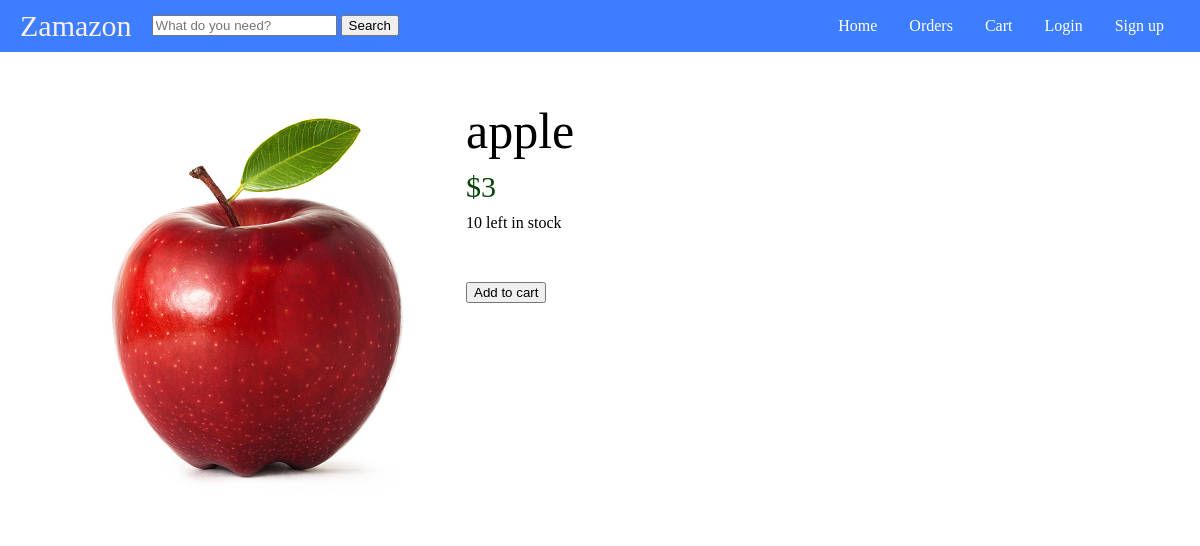
/product?id=2134, run on an earlier commit of the app's database.
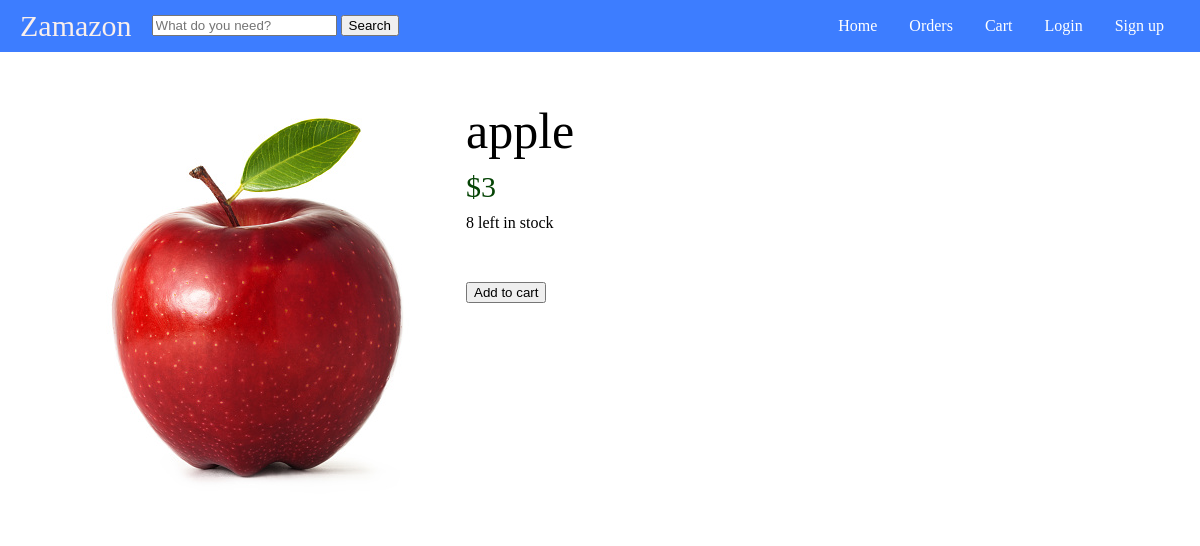
And on a later commit of the database.
### tables this page shows
CREATE TABLE product (
	id int,
	name varchar(255) NOT NULL,
	price int NOT NULL,
	stock int NOT NULL,
	category varchar(255) NOT NULL,
	PRIMARY KEY (id),
	FOREIGN KEY (category) REFERENCES category(name)
);

### main.py (the view)
@app.route('/product')
def product():
	connection = sqlite3.connect("shop.db")
	connection.row_factory = sqlite3.Row
	cursor = connection.cursor()
	args = request.args
	args.to_dict()
	if "name" in args.keys():
		name = args["name"]
		cursor.execute("SELECT * FROM product WHERE name=?", (name,))
		product = cursor.fetchone()
	elif "id" in args.keys():
		id = args["id"]
		cursor.execute("SELECT * FROM product WHERE id=?", (id,))
		product = cursor.fetchone()
	if product:
		return render_template("product.html", product=product)
	else:
		return render_template("error.html")

### templates/product.html (shortened to what this page needs)
<DOCTYPE html>
	<html>
	<head>
	  <link rel="stylesheet" href="static/styles.css">
	</head>
	<body>
	  <header class="nav">
			<div class="name-and-search">
				<span class="brand-name"><a href="/">Zamazon</a></span>
				<form action="/product" method="get" class="product-form">
					<input type="text" name="name" id="product-text" placeholder="What do you need?">
					<input type="submit" value="Search">
				</form>
			</div>
			<ul class="navigations">
				<li><a class="navigation" href="/">Home</a></li>
				<li><a class="navigation" href="/orders">Orders</a></li>
				<li><a class="navigation" href="/cart">Cart</a></li>
				<li><a class="navigation" href="/login">Login</a></li>
				<li><a class="navigation" href="/signup">Sign up</a></li>
			</ul>
		</header>
	  <div class="product-page-container">
			<div class="photo-div">
				<img src="static/demo.jpg" alt="">
			</div>
			<div class="right-container">
				<div class="information-div">
					<span class="product-name">{{ product["name"] }}</span>
					<span class="product-price">${{ product["price"] }}</span>
					<span class="product-quantity">{{ product["stock"] }} left in stock</span>
				</div>
				<div class="add-to-cart">
					<form action="/add-to-cart" method="POST">
						<input type="submit" value="Add to cart">
					</form>
				</div>
			</div>
	  </div>
	</body>
	</html>

What changed in the data, as far as the page shows it:
changed product "apple": stock "10" → "8"
